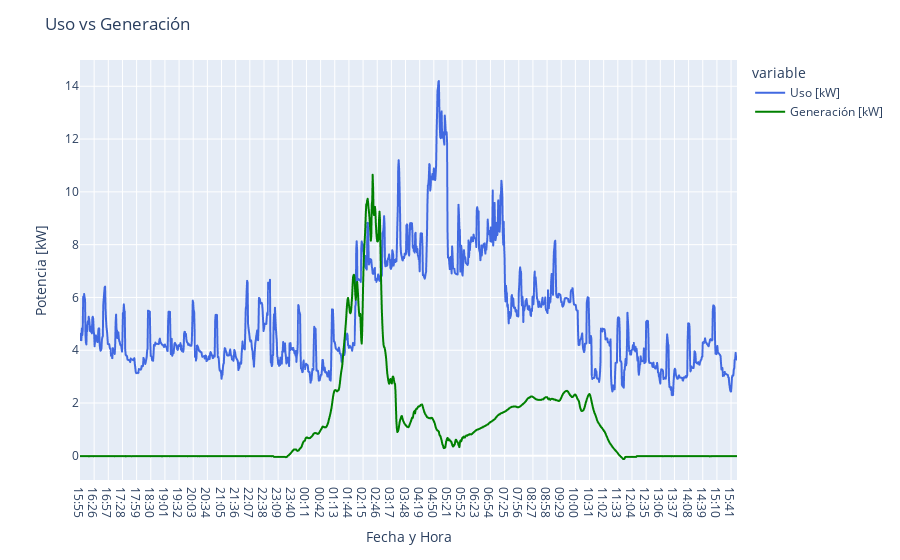

Write notebook code for a chart like this one.
### Code cell
#### GRÁFICA 1
############################################################################################ Invertir las Columnas para Gráficar


data["Fecha y Hora"] = data["Fecha y Hora"].values[::-1]
data["Uso [kW]"] = data["Uso [kW]"].values[::-1]
data["Generación [kW]"] = data["Generación [kW]"].values[::-1]

############################################################################################ Delimitar las Columnas a Usar

column3 = [ "Potencia Tablero M + Otros [kW]","Potencia Tablero Principal [kW]",
            "Potencia Generacion PV [kW]", "Potencia Tableros Otros G [kW]", "Potencia Tableros Otros P [kW]",
            "Potencia Tablero AC [kW]", "Potencia Tablero AC (+PV) [kW]", "Potencia Consumo Total Casa [kW]",
            "Potencia AC Vinoteca [kW]", "Potencia AC Cuarto Principal [kW]", "Potencia Tablero AC2 [kW]",
            "Fase A [V]", "Fase B [V]", "Potencia Tablero M [kW]", "Potencia AC1 (Cine-Gimnasio) [kW]",
            "Potencia AC3 (DormPri-Dorm3) [kW]", "Potencia AC5 (Dorm2-Sala) [kW]", "Potencia AC14 (Cuarto TI) [kW]",
            "Potencia AC2 (Dorm4-5-6) [kW]","Potencia AC4 (Dorm1-Comedor) [kW]", "Potencia AC6 (Cocina-SalaPool) [kW]",
            "Potencia AC8 (Bar) [kW]", "Potencia Bomba Agua Potable 1 [kW]", "Potencia Tanque Agua Caliente T [kW]",
            "Potencia Bomba Agua Potable 2 [kW]"]

data3 = data.drop(column3, axis = 1)

############################################################################################ Gráfica

fig = px.line(data3, x = data3["Fecha y Hora"], y = data3.columns,
              color_discrete_map = {
                  "Uso [kW]" : "royalblue",
                  "Generación [kW]" : "green"
              })
fig.update_layout( title = "Uso vs Generación", yaxis_title = "Potencia [kW]")
fig.show()

### Figure 1 — Plotly figure (JSON) as saved in the notebook; plotly's stock layout.template omitted (floating-point values rounded to 4 significant figures; data arrays with more than 128 entries replaced by an {"elided": "..."} marker saying what was removed)
{"data": [{"hovertemplate": "variable=Uso [kW]<br>Fecha y Hora=%{x}<br>value=%{y}<extra></extra>", "legendgroup": "Uso [kW]", "line": {"color": "royalblue", "dash": "solid"}, "mode": "lines", "name": "Uso [kW]", "showlegend": true, "type": "scattergl", "x": {"elided": "1440 str values"}, "xaxis": "x", "y": {"elided": "1440 float values"}, "yaxis": "y"}, {"hovertemplate": "variable=Generación [kW]<br>Fecha y Hora=%{x}<br>value=%{y}<extra></extra>", "legendgroup": "Generación [kW]", "line": {"color": "green", "dash": "solid"}, "mode": "lines", "name": "Generación [kW]", "showlegend": true, "type": "scattergl", "x": {"elided": "1440 str values"}, "xaxis": "x", "y": {"elided": "1440 float values"}, "yaxis": "y"}], "layout": {"legend": {"title": {"text": "variable"}, "tracegroupgap": 0}, "margin": {"t": 60}, "title": {"text": "Uso vs Generación"}, "xaxis": {"anchor": "y", "domain": [0, 1], "title": {"text": "Fecha y Hora"}}, "yaxis": {"anchor": "x", "domain": [0, 1], "title": {"text": "Potencia [kW]"}}}}
